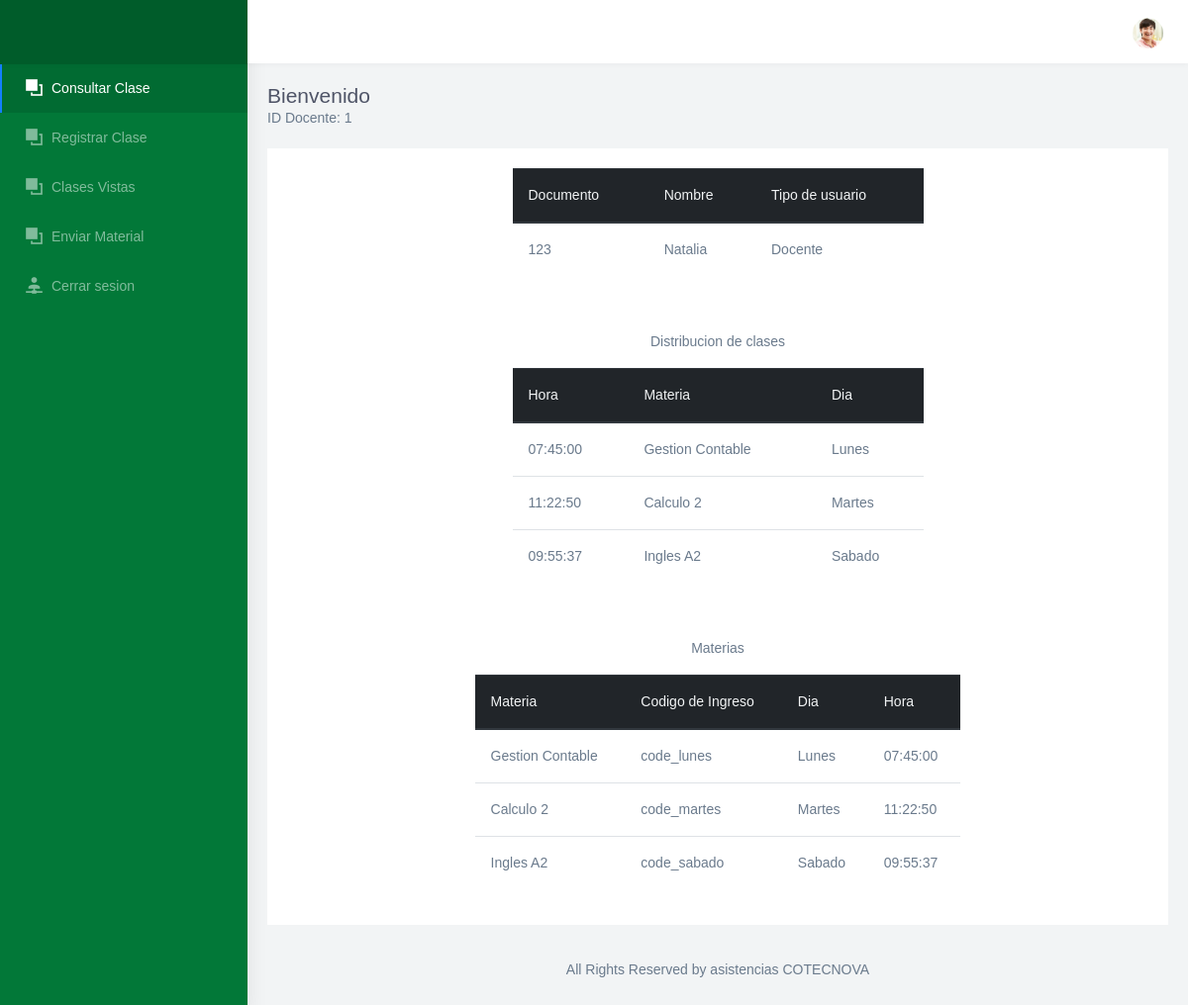
The app's page /consultar_clase.php (signed in), older data.
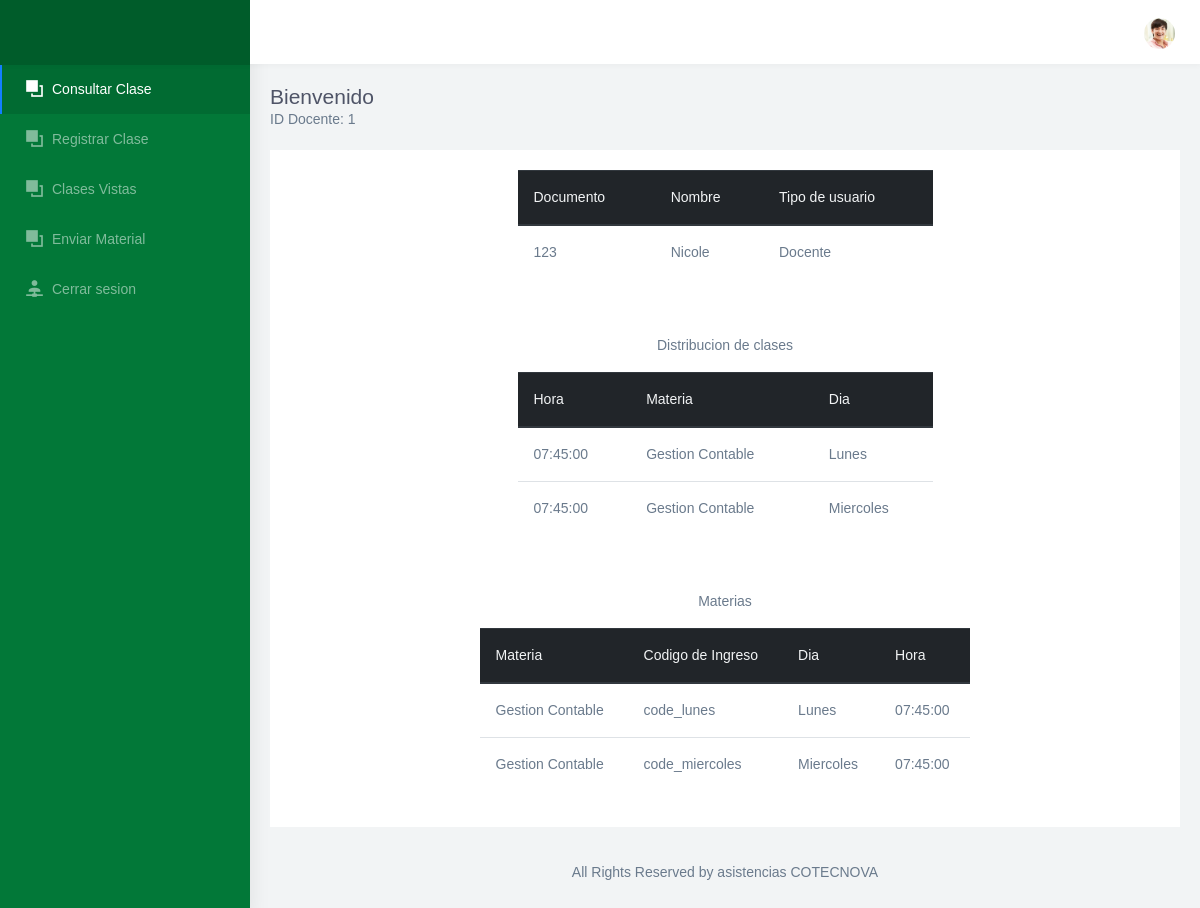
The same page, newer data.
### tables this page shows
CREATE TABLE `docente` (
  `id_docente` int(11) NOT NULL COMMENT 'Identificador del docente',
  `documento` varchar(45) NOT NULL COMMENT 'Documento del docente',
  `nombres` varchar(45) NOT NULL COMMENT 'Nombres del docente\n\n',
  `apellidos` varchar(45) NOT NULL COMMENT 'Apellidos del docente',
  `clave` varchar(45) NOT NULL COMMENT 'Clave del docente',
  `tipo_usuario_id_tipo_usuario` int(11) NOT NULL COMMENT 'Tipo de usuario',
  `estado` int(11) NOT NULL COMMENT 'Activo o inactivo'
);

CREATE TABLE `tipo_usuario` (
  `id_tipo_usuario` int(11) NOT NULL COMMENT 'Id del usuario',
  `nombre` varchar(45) NOT NULL COMMENT 'Nombre (Administrador, Estudiante o Docente)'
);

CREATE TABLE `clase` (
  `id_clase` int(11) NOT NULL COMMENT 'Id de la clase',
  `Dias_id_dia` int(11) NOT NULL COMMENT 'Id del dia',
  `hora` time NOT NULL COMMENT 'Hora de inicio de la clase',
  `horafin` time NOT NULL COMMENT 'Hora fin de la clase',
  `codigo` varchar(45) NOT NULL COMMENT 'Codigo de la clase',
  `Docente_id_docente` int(11) NOT NULL COMMENT 'Id del docente que la dara',
  `Aula_id_aula` int(11) NOT NULL COMMENT 'Id del aula en la que se vera',
  `Materia_id_materia` int(11) NOT NULL COMMENT 'Id de la materia que se vera',
  `Grupo_id_grupo` int(11) NOT NULL COMMENT 'Id del grupo asignado',
  `estado` int(11) NOT NULL COMMENT 'Estado de la clase'
);

CREATE TABLE `materia` (
  `id_materia` int(11) NOT NULL COMMENT 'Id de la materia',
  `nombre` varchar(45) NOT NULL COMMENT 'Nombre de la materia',
  `estado` int(11) NOT NULL COMMENT 'Activo o inactivo'
);

CREATE TABLE `dias` (
  `id_dia` int(11) NOT NULL COMMENT 'Id el dia',
  `nombre` varchar(45) NOT NULL COMMENT 'Nombre del dia'
);

### Modelo/MySQL.php (called while the page is built, shortened)
<?php
class MySQL{
    private $hostname  = "localhost";
    private $user = "root";
    private $password = "";
    private $database = "asistencia";
    private $conexion;
    public function conectar(){
        $this->conexion = mysqli_connect($this->hostname, $this->user, $this->password, $this->database);
    }
    public function efectuarConsulta($consulta){
        mysqli_query($this->conexion, "SET lc_time_names = 'es_ES'" );
        mysqli_query($this->conexion, "SET NAMES 'utf8'");
        mysqli_query($this->conexion, "SET CHARACTER 'utf8'");
       $this->resultadoConsulta = mysqli_query($this->conexion, $consulta);
        return $this->resultadoConsulta;
    }
}

### consultar_clase.php (the view, shortened to what this page needs)
<!DOCTYPE html>
<html dir="ltr" lang="en">
<head>
	<link href="css/chartist.min.css" rel="stylesheet">
	<link href="css/style.min.css" rel="stylesheet">
	<link href="css/ie7.css" rel="stylesheet">
	<link href="css/materialdesignicons.min.css" rel="stylesheet">
	<link href="css/weather-icons.min.css" rel="stylesheet">
</head>
<body>
	<?php
	require_once 'Modelo/MySQL.php';
	$mysql = new MySQL;
	$mysql->conectar();
	$id_docente = $_SESSION['idDocente'];
	$datosdocente = $mysql->efectuarConsulta("SELECT docente.id_docente, docente.nombres, docente.documento, docente.tipo_usuario_id_tipo_usuario, tipo_usuario.nombre from docente join tipo_usuario on tipo_usuario.id_tipo_usuario = docente.tipo_usuario_id_tipo_usuario where docente.id_docente = " . $id_docente . "");
	while ($valores1 = mysqli_fetch_assoc($datosdocente)) {
		$documento = $valores1['documento'];
		$nombres = $valores1['nombres'];
		$tipo_usuario = $valores1['nombre'];
	}
	$dhorario = $mysql->efectuarConsulta("SELECT docente.id_docente, clase.hora, dias.nombre as nombredia, materia.nombre FROM docente join clase on clase.Docente_id_docente = docente.id_docente join dias on dias.id_dia = clase.Dias_id_dia join materia on materia.id_materia = clase.Materia_id_materia where docente.id_docente = " . $id_docente . "");
	$Amaterias = $mysql->efectuarConsulta("SELECT docente.id_docente, clase.hora, dias.nombre as nombredia, materia.nombre as nombremateria, clase.codigo FROM docente join clase on clase.Docente_id_docente = docente.id_docente join dias on dias.id_dia = clase.Dias_id_dia join materia on materia.id_materia = clase.Materia_id_materia where docente.id_docente = " . $id_docente . "");
	?>
	<div id="main-wrapper" data-navbarbg="skin6" data-theme="light" data-layout="vertical" data-sidebartype="full" data-boxed-layout="full">
		<header class="topbar" data-navbarbg="skin6">
			<nav class="navbar top-navbar navbar-expand-md navbar-light">
				<div class="navbar-header" data-logobg="skin5">
					<div class="navbar-brand">
						<a href="index.html" class="logo">
						</a>
					</div>
				</div>
				<div class="navbar-collapse collapse" id="navbarSupportedContent" data-navbarbg="skin6">
					<ul class="navbar-nav float-right">
						<li class="nav-item dropdown">
							<a class="nav-link dropdown-toggle text-muted waves-effect waves-dark pro-pic" href="" data-toggle="dropdown" aria-haspopup="true" aria-expanded="false"><img src="images/users/1.jpg" alt="user" class="rounded-circle" width="31"></a>
						</li>
					</ul>
				</div>
			</nav>
		</header>
		<div class="page-wrapper">
			<div class="page-breadcrumb">
				<div class="row">
					<div class="col-5 align-self-center">
						<h4 class="page-title">Bienvenido</h4>
						<?php echo "ID Docente: " . $_SESSION['idDocente']; ?>
					</div>
				</div>
			</div>
			<div class="container-fluid">
				<div class="row">
					<div class="col-12">
						<div class="card">
							<center>
								<div class="card-body col-md-6 col-md-offset-3">
									<table class="table">
										<thead class="thead-dark">
											<tr>
												<th scope="col">Documento</th>
												<th scope="col">Nombre</th>
												<th scope="col">Tipo de usuario</th>
											</tr>
										</thead>
										<tbody>
											<tr>
												<th scope="row"><?php echo $documento ?></th>
												<td><?php echo $nombres ?></td>
												<td><?php echo $tipo_usuario ?></td>
											</tr>
										</tbody>
									</table>
								</div>
							</center>
							<center>
								<div class="card-body col-md-6 col-md-offset-3">
									<center>
										<p>Distribucion de clases</p>
									</center>
									<table class="table">
										<thead class="thead-dark">
											<tr>
												<th scope="col">Hora</th>
												<th scope="col">Materia</th>
												<th scope="col">Dia</th>
											</tr>
										</thead>
										<tbody>
											<?php
											while ($valores2 = mysqli_fetch_assoc($dhorario)) {
											?>
												<tr>
													<th scope="row"><?php echo $valores2['hora'] ?></th>
													<td><?php echo $valores2['nombre'] ?></td>
													<td><?php echo $valores2['nombredia'] ?></td>
												</tr>
											<?php
											}
											?>
										</tbody>
									</table>
								</div>
							</center>
							<center>
								<div class="card-body col-md-7 col-md-offset-3">
									<center>
										<p>Materias</p>
									</center>
									<table class="table">
										<thead class="thead-dark">
											<tr>
												<th scope="col">Materia</th>
												<th scope="col">Codigo de Ingreso</th>
												<th scope="col">Dia</th>
												<th scope="col">Hora</th>
											</tr>
										</thead>
										<tbody>
											<tr>
												<?php
												while ($valores3 = mysqli_fetch_assoc($Amaterias)) {
												?>
													<th scope="row"><?php echo $valores3['nombremateria'] ?></th>
													<td><?php echo $valores3['codigo'] ?></td>
													<td><?php echo $valores3['nombredia'] ?></td>
													<td><?php echo $valores3['hora'] ?></td>
											</tr>
										<?php
												}
										?>
										</tbody>
									</table>
								</div>
							</center>
						</div>
					</div>
				</div>
				<footer class="footer text-center">
					All Rights Reserved by asistencias COTECNOVA
				</footer>
			</div>
		</div>
</body>
</html>

Row changes from the older to the newer data that the page shows:
removed clase: hora "11:22:50", Materia_id_materia.nombre "Calculo 2", Dias_id_dia.nombre "Martes", codigo "code_martes"
removed clase: hora "09:55:37", Materia_id_materia.nombre "Ingles A2", Dias_id_dia.nombre "Sabado", codigo "code_sabado"
changed docente "Docente": nombres "Natalia" → "Nicole"
added clase: hora "07:45:00", Materia_id_materia.nombre "Gestion Contable", Dias_id_dia.nombre "Miercoles", codigo "code_miercoles"
